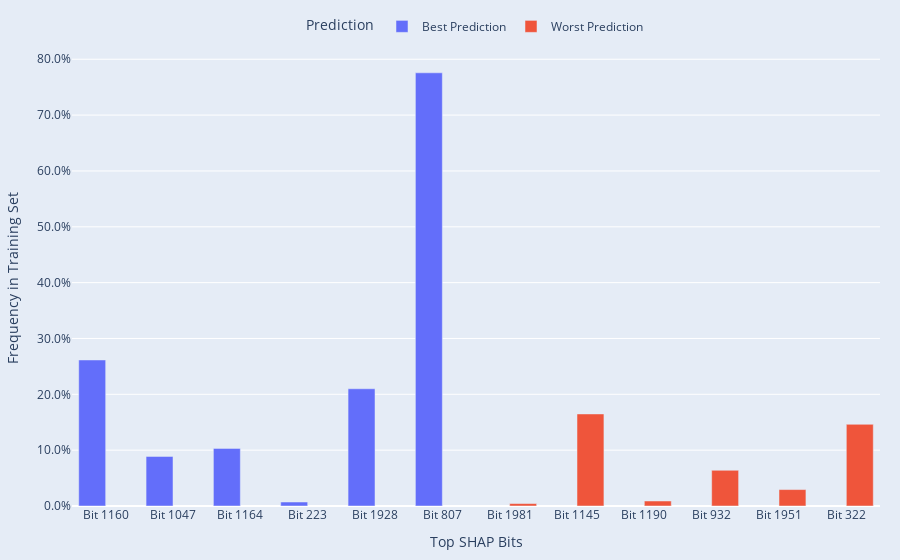

This figure's notebook cell:
### Markdown cell above
## Frequency of top feautures in training dataset

### Code cell
# counting the frequency of the bits in training datasets
import plotly.express as px

dataset_clean = dataset.iloc[:int(0.85*dataset.shape[0]),:]
train_set = dataset_clean.iloc[:int(0.824*dataset_clean.shape[0]),:]
X_train = np.array(train_set['fingerprint'].tolist())
y_train = train_set['rt']

def get_top_bits_indices(shap_values_row, fingerprint_row, num_bits=6):
    # Get indices of bits that are ON (1)
    on_bits = np.where(fingerprint_row == 1)[0]
    # Filter SHAP values for these bits
    relevant_shap = {bit: shap_values_row[bit] for bit in on_bits}
    # Sort by absolute SHAP value
    top_bits = sorted(relevant_shap.keys(), key=lambda x: abs(relevant_shap[x]), reverse=True)[:num_bits]
    return top_bits

# Get top bits
top_bits_best = get_top_bits_indices(shap_values[best_idx], X_ftest[best_idx])
top_bits_worst = get_top_bits_indices(shap_values[worst_idx], X_ftest[worst_idx])

# Prepare data for Plotly
data = []
for bit in top_bits_best:
    ratio = X_train[:, bit].mean()
    data.append({'Bit': f'Bit {bit}', 'Frequency': ratio, 'Prediction': 'Best Prediction'})

for bit in top_bits_worst:
    ratio = X_train[:, bit].mean()
    data.append({'Bit': f'Bit {bit}', 'Frequency': ratio, 'Prediction': 'Worst Prediction'})

df_counts = pd.DataFrame(data)

# Create grouped bar plot
fig = px.bar(df_counts, x='Bit', y='Frequency', color='Prediction', barmode='group',
             color_discrete_map={'Best Prediction': '#636EFA', 'Worst Prediction': '#EF553B'})

# Apply consistent styling
fig.update_layout(
    plot_bgcolor='rgba(229, 236, 246, 1)',
    paper_bgcolor='rgba(229, 236, 246, 1)',
    margin=dict(l=20, r=20, t=40, b=20),
    yaxis_tickformat='.1%',
    xaxis_title="Top SHAP Bits",
    yaxis_title="Frequency in Training Set",
    legend=dict(
        orientation="h",
        yanchor="bottom",
        y=1.02,
        xanchor="center",
        x=0.5
    ),
)

fig.show()

### Figure 1 — Plotly figure (JSON) as saved in the notebook; plotly's stock layout.template omitted (floating-point values rounded to 4 significant figures)
{"data": [{"alignmentgroup": "True", "hovertemplate": "Prediction=Best Prediction<br>Bit=%{x}<br>Frequency=%{y}<extra></extra>", "legendgroup": "Best Prediction", "marker": {"color": "#636EFA", "pattern": {"shape": ""}}, "name": "Best Prediction", "offsetgroup": "Best Prediction", "orientation": "v", "showlegend": true, "textposition": "auto", "type": "bar", "x": ["Bit 1160", "Bit 1047", "Bit 1164", "Bit 223", "Bit 1928", "Bit 807"], "xaxis": "x", "y": [0.2615, 0.08878, 0.1032, 0.007171, 0.2099, 0.7758], "yaxis": "y"}, {"alignmentgroup": "True", "hovertemplate": "Prediction=Worst Prediction<br>Bit=%{x}<br>Frequency=%{y}<extra></extra>", "legendgroup": "Worst Prediction", "marker": {"color": "#EF553B", "pattern": {"shape": ""}}, "name": "Worst Prediction", "offsetgroup": "Worst Prediction", "orientation": "v", "showlegend": true, "textposition": "auto", "type": "bar", "x": ["Bit 1981", "Bit 1145", "Bit 1190", "Bit 932", "Bit 1951", "Bit 322"], "xaxis": "x", "y": [0.00437, 0.1648, 0.008937, 0.06399, 0.02942, 0.1463], "yaxis": "y"}], "layout": {"barmode": "group", "legend": {"orientation": "h", "title": {"text": "Prediction"}, "tracegroupgap": 0, "x": 0.5, "xanchor": "center", "y": 1.02, "yanchor": "bottom"}, "margin": {"b": 20, "l": 20, "r": 20, "t": 40}, "paper_bgcolor": "rgba(229, 236, 246, 1)", "plot_bgcolor": "rgba(229, 236, 246, 1)", "xaxis": {"anchor": "y", "domain": [0, 1], "title": {"text": "Top SHAP Bits"}}, "yaxis": {"anchor": "x", "domain": [0, 1], "tickformat": ".1%", "title": {"text": "Frequency in Training Set"}}}}
